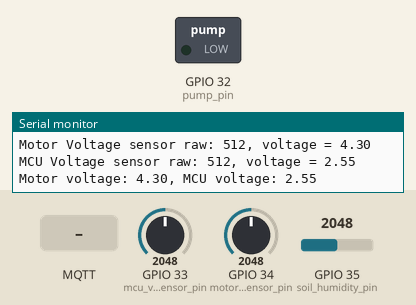
Bench run of a sketch on a simulated ESP32. On the bench: switched loads named in the sketch (green lamp = pin HIGH), the last lines printed to the serial monitor. Inputs (shaded band) come from the test bench; at power-on: GPIO 33 (mcu_voltage_sensor_pin) = 2048, GPIO 34 (motor_voltage_sensor_pin) = 2048, GPIO 35 (soil_humidity_pin) = 2048 (analog values on the 0–4095 scale). No MQTT or app messages arrive unless stated.

Above: at 1.2 s.
1.3 s: MQTT message "1" arrives on the first subscribed topic
At 1.8 s:
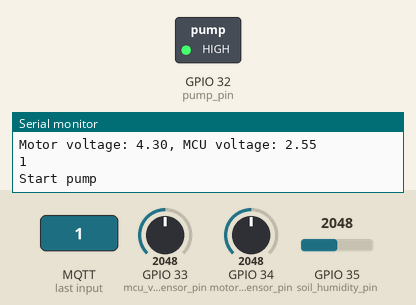
6.5 s: MQTT message "0" arrives on the first subscribed topic
At 6.8 s:
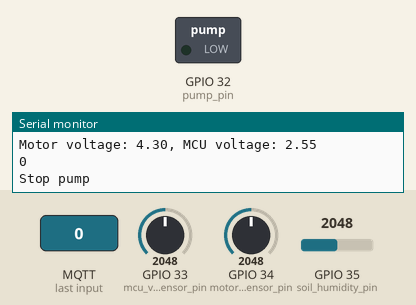
Timing chart, 0 to 9.5 s (numbered marks = the images above; inputs shaded):
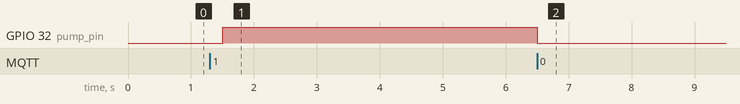

The sketch:

ESP32-TerariumControl-v4.ino
```cpp
/*  Node-RED and ESP32 Make a Terrarium Controller
 *
 * This code is part of a course from Tech Explorations.
 * For information about this course, please see
 *
 * https://techexplorations.com/so/nodered/
 *
 * For information on hardware components and the wiring needed to
 * run this sketch, please see the relevant lecture in the course.
 *
 *
 *  Created by Peter Dalmaris
 *
 */


// This version introduced the Task scheduler and the pump safety cuttoff.

#include "EspMQTTClient.h"
#include "esp32_secrets.h"
#include <TaskScheduler.h>  // See https://github.com/arkhipenko/TaskScheduler

void report_soil_humidity_CB();
Task report_soil_humidity(1000, TASK_FOREVER, &report_soil_humidity_CB);
Scheduler runner;

const float   input_voltage_max               = 6.0; // In Volts, max voltage
const int     R1                              = 303; // Ohms, in kOhm
const int     R2                              = 220; // Ohms, in kOhm
const float   correction_factor               = 1.45; //1.62; // Helps improve the accuracy of the voltage calculation
const float   max_voltage_on_analog_input     = 2.49;
const byte    motor_voltage_sensor_pin        = 34;  // GPIO

const float   mcu_battery_max                 = 4.2;
const int     R1_mcu                          = 220; // Ohms, in kOhm
const int     R2_mcu                          = 420; // Ohms, in kOhm
const float   correction_factor_mcu           = 1.19; //1.62; // Helps improve the accuracy of the voltage calculation
const float   max_voltage_on_analog_input_mcu = 2.81; // calculated using the voltage divider calculator
const byte    mcu_voltage_sensor_pin          = 33;  // GPIO

int           soil_humidity_threshold         = 400; // This is the initial value for the threshold. Actual value set via MQTT.

EspMQTTClient client(
  SECRET_SSID,
  SECRET_PASS,
  BROKER_IP,        // MQTT Broker server ip
  BROKER_USERNAME,  // Can be omitted if not needed
  BROKER_PASSWORD,  // Can be omitted if not needed
  CLIENT_NAME,      // Client name that uniquely identify your device
  BROKER_PORT       // The MQTT port, default to 1883. this line can be omitted
);

const byte  soil_humidity_pin           = 35; // GPIO
const byte  pump_pin                    = 32; // GPIO

String      soil_humidity_topic         = "techexplorations/terrarium/soil-humidity";
String      pump_control_topic          = "techexplorations/terrarium/pump-control";
String      motor_voltage_topic         = "techexplorations/terrarium/motor_voltage";
String      mcu_voltage_topic           = "techexplorations/terrarium/mcu_voltage";
String      get_soil_humidity_threshold = "techexplorations/terrarium/soil_humidity_threshold";

int         soil_humidity_error_range   = 10; // Updates to the broker will be sent only
// if new soil humidity differs from last
// soil humidity by soil_humidity_error_range.
int         current_soil_humidity;
int         last_soil_humidity          = -1;        // The initial value.

void setup()
{
  analogReadResolution(10);
  pinMode(soil_humidity_pin, INPUT);
  pinMode(pump_pin, OUTPUT);
  Serial.begin(115200);

  // Optionnal functionnalities of EspMQTTClient :
  //client.enableDebuggingMessages(); // Enable debugging messages sent to serial output
  //client.enableHTTPWebUpdater(); // Enable the web updater. User and password default to values of MQTTUsername and MQTTPassword. These can be overrited with enableHTTPWebUpdater("user", "password").

  runner.init();
  runner.addTask(report_soil_humidity);
  report_soil_humidity.enable();
}

// This function is called once everything is connected (Wifi and MQTT)
// WARNING : YOU MUST IMPLEMENT IT IF YOU USE EspMQTTClient
void onConnectionEstablished()
{
  client.subscribe(pump_control_topic, [](const String & pump_state) {
    pump_control(pump_state);
  });

  client.subscribe(get_soil_humidity_threshold, [](const String & threshold) {
    set_threshold(threshold);
  });
}

void loop()
{
  client.loop(); // must be called once per loop.
  runner.execute();
  //  report_soil_humidity();
  //  delay(1000);    // No longer needed as we are using the scheduler.
}

void report_soil_humidity_CB()  // This function formerly named 'report_soil_humidity'. 'CB' stands for CallBack
{
  current_soil_humidity = analogRead(soil_humidity_pin);
  Serial.print("Current: ");
  Serial.print(current_soil_humidity);
  Serial.print(", last: ");
  Serial.print(last_soil_humidity);
  Serial.print(", diff: ");
  Serial.print(abs(current_soil_humidity - last_soil_humidity));

  // Is the current soil humidity different enough from the last one to do an update?
  if ( abs(current_soil_humidity - last_soil_humidity) > soil_humidity_error_range  || current_soil_humidity > soil_humidity_threshold)
  {
    Serial.print(", Sending... ");
    Serial.println(analogRead(soil_humidity_pin));

    client.publish(soil_humidity_topic, String(analogRead(soil_humidity_pin)) + "," + CLIENT_NAME);
    last_soil_humidity = current_soil_humidity;
    Serial.println();
  }
  Serial.println();
  report_voltages();
}

void set_threshold(String threshold)
{
  soil_humidity_threshold = threshold.toInt();
  Serial.print("Threshold: ");
  Serial.println(soil_humidity_threshold);
}

void pump_control(String pump_state)
{
  Serial.println(pump_state);
  if (pump_state[0] == '0')
  {
    Serial.println("Stop pump");
    digitalWrite(pump_pin, LOW);
  } else if (pump_state[0] == '1')
  {
    Serial.println("Start pump");
    digitalWrite(pump_pin, HIGH);
  }
}

void report_voltages()
{
  float motor_voltage = motor_battery_voltage();
  float mcu_voltage   = mcu_battery_voltage();

  Serial.print("Motor voltage: ");
  Serial.print(motor_voltage);
  Serial.print(", MCU voltage: ");
  Serial.println(mcu_voltage);

  client.publish(motor_voltage_topic, String(motor_voltage, 1));
  client.publish(mcu_voltage_topic,   String(mcu_voltage, 1));
}

float motor_battery_voltage()
{
  // read the input on analog pin 0:
  int sensorValue = analogRead(motor_voltage_sensor_pin);
  // print out the value you read:
  Serial.print("Motor Voltage sensor raw: ");
  Serial.print(sensorValue);
  float battery_voltage = (sensorValue * max_voltage_on_analog_input * correction_factor / 1023) * (R1 + R2) / R2;
  Serial.print(", voltage = ");
  Serial.println(battery_voltage);
  return battery_voltage;
}

float mcu_battery_voltage()
{
  // read the input on analog pin 0:
  int sensorValue_mcu = analogRead(mcu_voltage_sensor_pin);
  // print out the value you read:
  Serial.print("MCU Voltage sensor raw: ");
  Serial.print(sensorValue_mcu);
  float mcu_battery_voltage = (sensorValue_mcu * max_voltage_on_analog_input_mcu * correction_factor_mcu / 1023) * (R1_mcu + R2_mcu) / R2_mcu;
  Serial.print(", voltage = ");
  Serial.println(mcu_battery_voltage);
  return mcu_battery_voltage;
}
```

esp32_secrets.h
```cpp
/*  Node-RED and ESP32 Make a Terrarium Controller
 *
 * This code is part of a course from Tech Explorations.
 * For information about this course, please see
 *
 * https://techexplorations.com/so/nodered/
 *
 * For information on hardware components and the wiring needed to
 * run this sketch, please see the relevant lecture in the course.
 *
 *
 *  Created by Peter Dalmaris
 *
 */


#define SECRET_SSID  "<your_ssid>"
#define SECRET_PASS  "<your_password>"
#define BROKER_USERNAME  "<your_broker_client_username>"
#define BROKER_PASSWORD  "<your_broker_client_password>"
#define BROKER_IP  "<your_broker_ip"
#define CLIENT_NAME  "<your_client_name>"
#define BROKER_PORT  1883
```

Measured:
- after the input at 1.3 s, GPIO 32 (pump_pin): LOW → HIGH after 0.20 s
- after the input at 6.5 s, GPIO 32 (pump_pin): HIGH → LOW at once
